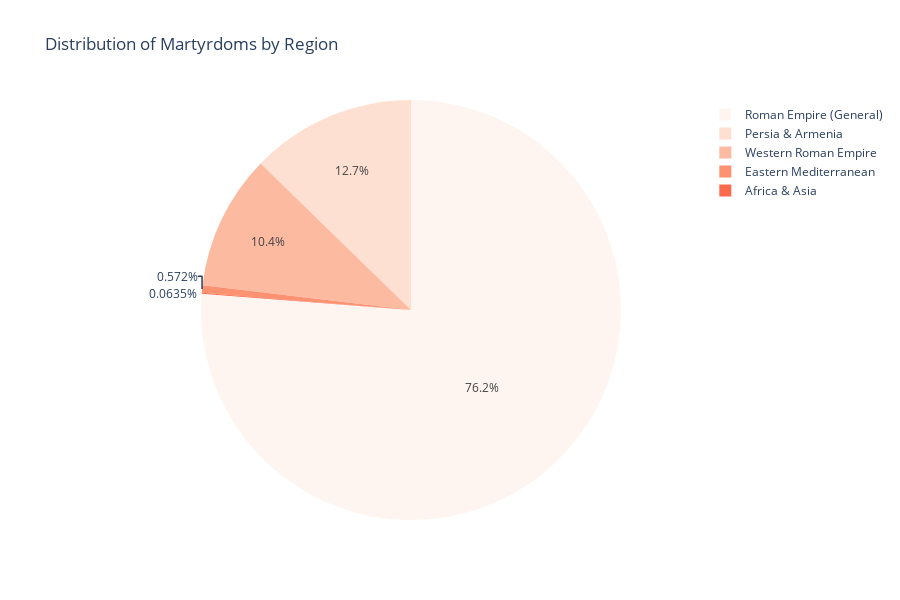

Write notebook code for a chart like this one.
### Markdown cell above
## Regional Analysis

### Code cell
# Define regions
def assign_region(location):
    location = str(location).lower()
    if any(x in location for x in ['rome', 'lyon', 'carthage']):
        return 'Western Roman Empire'
    elif any(x in location for x in ['jerusalem', 'alexandria', 'ephesus', 'smyrna', 'hieropolis', 'nicomedia']):
        return 'Eastern Mediterranean'
    elif any(x in location for x in ['ethiopia', 'india']):
        return 'Africa & Asia'
    elif any(x in location for x in ['persia', 'armenia']):
        return 'Persia & Armenia'
    else:
        return 'Roman Empire (General)'

df['Region'] = df['Location'].apply(assign_region)

region_summary = df.groupby('Region').agg({
    'Deaths': 'sum'
}).sort_values('Deaths', ascending=False)

print("\nMartydoms by Region:")
print(region_summary)

# Pie chart
fig_region = px.pie(
    region_summary.reset_index(),
    values='Deaths',
    names='Region',
    title='Distribution of Martyrdoms by Region',
    color_discrete_sequence=px.colors.sequential.Reds,
    height=600
)

fig_region.show()
fig_region.write_html('04_martyrdoms_by_region.html')
print("Chart saved as '04_martyrdoms_by_region.html'")

### Figure 1 — Plotly figure (JSON) as saved in the notebook; plotly's stock layout.template omitted (floating-point values rounded to 4 significant figures)
{"data": [{"domain": {"x": [0, 1], "y": [0, 1]}, "hovertemplate": "Region=%{label}<br>Deaths=%{value}<extra></extra>", "labels": ["Roman Empire (General)", "Persia & Armenia", "Western Roman Empire", "Eastern Mediterranean", "Africa & Asia"], "legendgroup": "", "name": "", "showlegend": true, "type": "pie", "values": [1200, 200, 164, 9, 1]}], "layout": {"height": 600, "legend": {"tracegroupgap": 0}, "piecolorway": ["rgb(255,245,240)", "rgb(254,224,210)", "rgb(252,187,161)", "rgb(252,146,114)", "rgb(251,106,74)", "rgb(239,59,44)", "rgb(203,24,29)", "rgb(165,15,21)", "rgb(103,0,13)"], "title": {"text": "Distribution of Martyrdoms by Region"}}}
